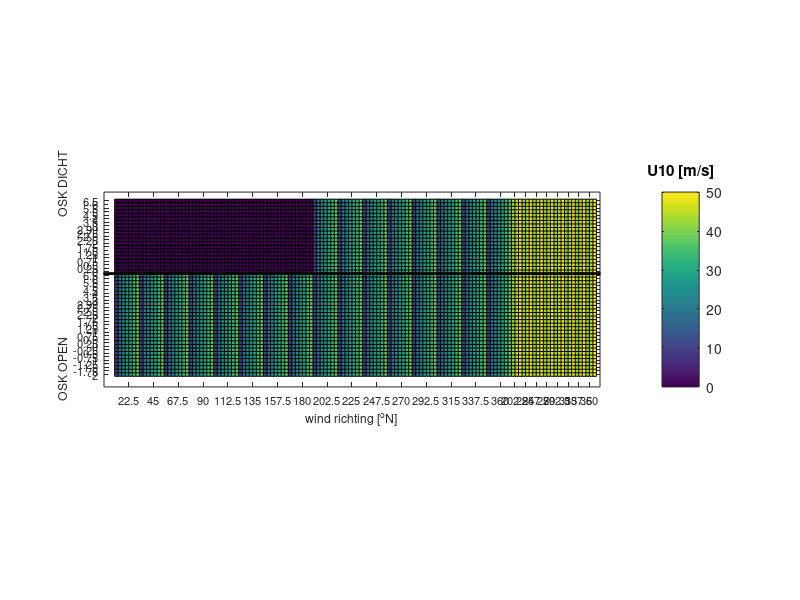

Write the MATLAB code that produced this figure. (Note: this script raises an error after producing the figure.)
z=repmat(0,51,136);

u=[10 20 24 28 30 34 38];
for i=1:length(u)
	z(:,i:7:112)=u(i);
end
u=[42 46 50];
for i=1:length(u)
	z(:,112+i:3:137)=u(i);
end

z(30:51,1:56)=0;
pcolor(z);hold on
axis equal
axis([-2 138 -2 53]);
cb=colorbar;set(get(cb,'title'),'string','U10 [m/s]');
set(gca,'xtick',[5:7:112,114:3:135],'xticklabel',[22.5:22.5:360 202.5:22.5:360]);
set(gca,'ytick',[1.5:1:51],'yticklabel',[-2:0.25:2.75, 2.99 3:0.5:6.5 0:0.25:2.75, 2.99 3:0.5:6.5],'fontsize',8)
plot([-5,141],[30 30],'k','linewidth',2);
ylabel(['          OSK OPEN                                        OSK DICHT']);
xlabel(['wind richting [^oN]']);
clim([0 50])
